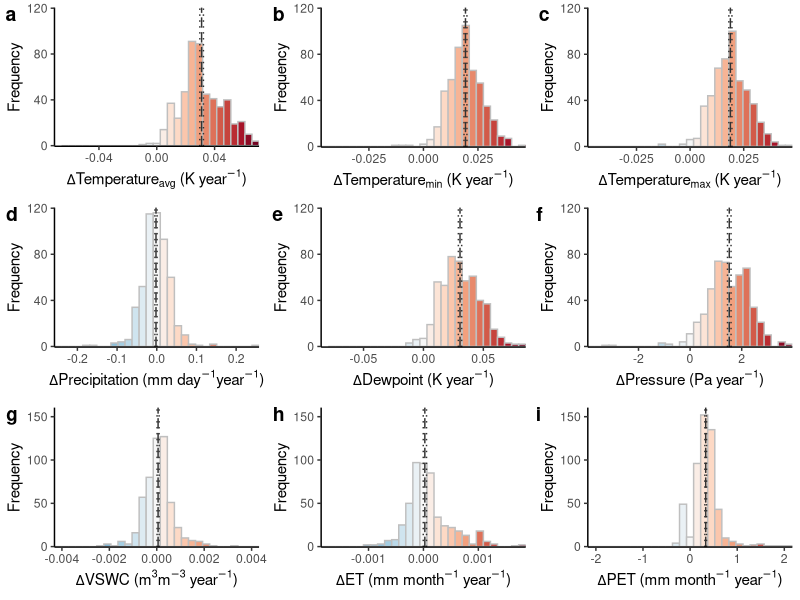

Here is the R script that generated this plot:
################################################################################
### Function for plotting distributions of ECV on TMCF
################################################################################

# Figure 2 in the manuscript

###Select libraries-------------------------------------------------------------
library(data.table)
library(ggplot2)
library(ggpubr)

### Load data and layers--------------------------------------------------------
# Load ASCI of trends
frame <- as.data.frame(fread("data/TMCF_slope.csv"))
frame <- subset(frame, remove != "yes") #Remove duplicates

###Plot features ---------------------------------------------------------------
# Theme
th <- theme(
  panel.background = element_rect(fill = "transparent"),
  plot.background = element_rect(fill = "transparent", color = NA),
  legend.background = element_rect(fill = "transparent"),
  legend.box.background = element_rect(fill = "transparent"),
  panel.spacing = unit(0,"null"),
  panel.grid.major = element_blank(),
  panel.grid.minor = element_blank())

# Color selection
colores <- rev(c("#67001f", "#b2182b", "#d6604d", "#f4a582", 
                 "#fddbc7", "#f7f7f7", "#d1e5f0", "#92c5de", 
                 "#4393c3", "#2166ac", "#053061"))

###Histograms function ----------------------------------------------------------
hist_function <- function(variable, name, y_limits, mean, LCI, HCI) {
  
  variable_limits <- c(-max(abs(range(frame[, variable], na.rm = TRUE))), 
                       max(abs(range(frame[, variable], na.rm = TRUE))))
  variable_quantile <- quantile(frame[, variable], 0.5, na.rm = TRUE)
  
  plot_export <- ggplot(frame, aes(x = frame[, variable])) +
    geom_histogram(aes(fill = ..x.., color = ..x..), bins = 30, colour = "grey75") +
    scale_y_continuous(limits = y_limits, expand = c(0, 0.5), n.breaks = 4) +   
    scale_x_continuous(limits = variable_limits, expand = c(0, 0)) +
    scale_fill_gradientn(colours = colores, limits = variable_limits) +
    geom_vline(xintercept = mean, linetype= "longdash", colour = "grey20") +
    geom_vline(xintercept = LCI, linetype= "dotted", colour = "grey20") +
    geom_vline(xintercept = HCI, linetype= "dotted", colour = "grey20") +
    xlab(name) + 
    ylab("Frequency") +
    theme_classic() + theme(legend.position = "none") + th +
    theme(
      panel.background = element_rect(fill = "transparent"),
      plot.background = element_rect(fill = "transparent", color = NA))
  
}



#Temperature
temperature <- hist_function("temperature",
                             expression(paste(Delta, "Temperature"['avg']," (K year"^-1, ")", sep = "")),
                             c(0, 120),
                             310.2092/10000,
                             297.6825/10000,
                             322.8063/10000)

#Temperature min
min_temperature <- hist_function("min_temperature",
                             expression(paste(Delta, "Temperature"['min']," (K year"^-1, ")", sep = "")),
                             c(0, 120),
                             192.7926/10000,
                             186.1727/10000,
                             199.3886/10000)

#Temperature max
max_temperature <- hist_function("max_temperature",
                             expression(paste(Delta, "Temperature"['max']," (K year"^-1, ")", sep = "")),
                             c(0, 120),
                             187.865/10000,
                             180.7394/10000,
                             195.0721/10000)

#Precipitation
precipitation <- hist_function("precipitation",
                               expression(paste(Delta, "Precipitation (mm day"^-1, "year"^-1, ")", sep = "")),
                               c(0, 120),
                               -19.5259/10000,
                               -46.6009/10000,
                               7.6699/10000)

#Dewpoint
dewpoint <- hist_function("dewpoint",
                          expression(paste(Delta, "Dewpoint (K year"^-1, ")", sep = "")),
                          c(0, 120),
                          305.2824/10000,
                          291.4405/10000,
                          319.3143/10000)

#Pressure
pressure <- hist_function("pressure",
                          expression(paste(Delta, "Pressure (Pa year"^-1, ")", sep = "")),
                          c(0, 120),
                          15183.9223/10000,
                          14495.0049/10000,
                          15867.1632/10000)
#VSWC
vswc <- hist_function("vswc",
                      expression(paste(Delta, "VSWC (m"^3,"m"^-3, " year"^-1, ")", sep = "")),
                      c(0, 160),
                      0.5564/10000,
                      0.1298/10000,
                      0.986/10000)

#ET
ET <- hist_function("ET",
                    expression(paste(Delta, "ET (mm month"^-1, " year"^-1, ")", sep = "")),
                    c(0, 160),
                    0.2549/10000,
                    -0.0341/10000,
                    0.5646/10000)

#PET
PET <- hist_function("PET",
                     expression(paste(Delta, "PET (mm month"^-1, " year"^-1, ")", sep = "")),
                    c(0, 160),
                    3314.7192/10000,
                    3133.6653/10000,
                    3486.0631/10000)

###Arrange plot-----------------------------------------------------------------
main <- ggarrange(temperature, min_temperature, max_temperature,
                  precipitation, dewpoint, pressure,
                  vswc, ET, PET,
                  nrow = 3,
                  ncol = 3,
                  labels = c("a", "b", "c", "d", "e", "f", "g", "h", "i"), 
                  common.legend = FALSE,
                  widths = c(3, 3, 3), heights = c(3, 3, 3))

###Export-----------------------------------------------------------------------
tiff("Figure_2.tiff", width = 183, height = 150, units = "mm", pointsize = 12, res = 600)

main

dev.off()
